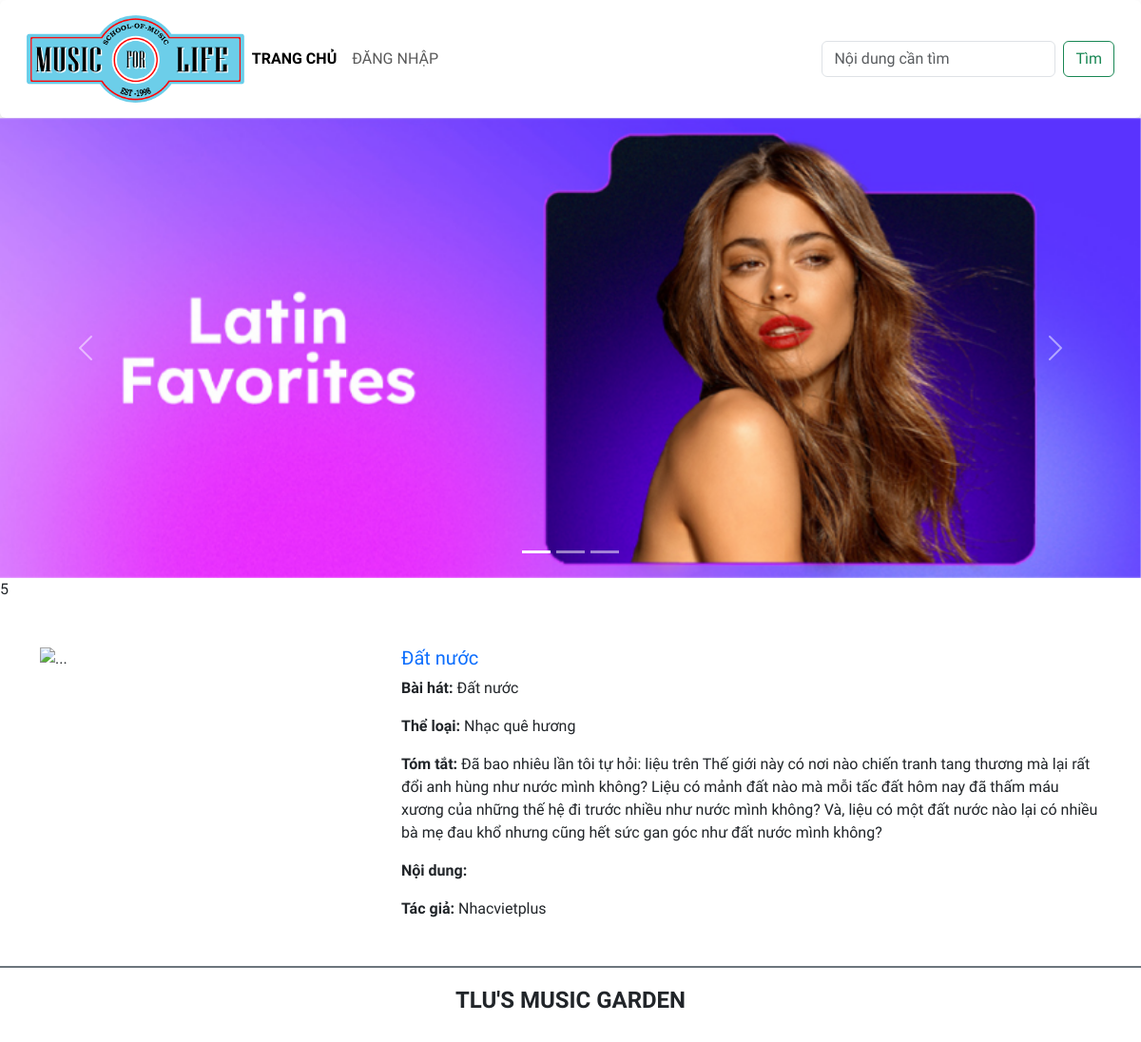
The page /detail.php?id=5 on the database its author committed.
### tables this page shows
CREATE TABLE `baiviet` (
  `ma_bviet` int UNSIGNED NOT NULL,
  `tieude` varchar(200) NOT NULL,
  `ten_bhat` varchar(100) NOT NULL,
  `ma_tloai` int UNSIGNED NOT NULL,
  `tomtat` text NOT NULL,
  `noidung` text,
  `ma_tgia` int UNSIGNED NOT NULL,
  `ngayviet` datetime NOT NULL,
  `hinhanh` varchar(200) DEFAULT NULL
);

CREATE TABLE `theloai` (
  `ma_tloai` int UNSIGNED NOT NULL,
  `ten_tloai` varchar(50) NOT NULL,
  `SLBaiViet` int DEFAULT NULL
);

CREATE TABLE `tacgia` (
  `ma_tgia` int UNSIGNED NOT NULL,
  `ten_tgia` varchar(100) NOT NULL,
  `hinh_tgia` varchar(100) DEFAULT NULL
);

### includes/Database.php (called while the page is built, shortened)
<?php
    function handleData($result){
        $res = [];
        while($row = mysqli_fetch_assoc($result)) {
            $res[] = $row;
        }
        return $res;
    }
class Database {
    public $conn = null;
    public $sname = "localhost";
    public $uname = "root";
    public $upass = "admin";
    public $dbname = "btth01_cse485";
    public $sport = 3306;
    public function getConnection(){
        try {
            $this->conn = new mysqli($this->sname, $this->uname, $this->upass, $this->dbname, $this->sport);
        } catch (Exception $e) {
            echo "Connect database fail";
        }
    }
    public function getWithCondition($table, $condition = array()) {
        $sql = "SELECT * FROM $table";
        if ($condition) {
            $sql .= " WHERE";
            foreach($condition as $key => $val){
                $sql .= " $key = '$val'  AND";
            }
            $sql = trim($sql, "AND");
            return handleData($this->conn->query($sql));
        } else {
            return handleData($this->conn->query($sql));
        }
    }
}
    $db = new Database();
?>

### hepler/Support.php (called while the page is built, shortened)
<?php
    function handleImageForFrontend ($url) {
        $url = explode("/", $url);
        array_splice($url, 0, 2);
        $url = implode("/", $url);
        return $url;
    }
?>

### detail.php (the view, shortened to what this page needs)
<!DOCTYPE html>
<html lang="en">
<head>
    <link href="https://cdn.jsdelivr.net/npm/bootstrap@5.3.0-alpha1/dist/css/bootstrap.min.css" rel="stylesheet">
    <link rel="stylesheet" href="css/style.css">
</head>
<body>
    <?php
        include 'layouts/header.php';
        include 'includes/Database.php';
        include 'hepler/Support.php';
        $id = $_GET["id"] ?? 0;
        $article_detail = $db->getWithCondition("baiviet", array("ma_bviet" => $id));
        $author = $db->getWithCondition("tacgia", array("ma_tgia" => $article_detail[0]["ma_tgia"]));
        $category_name = $db->getWithCondition("theloai", array("ma_tloai" => $article_detail[0]["ma_tloai"]));
        echo $id;
    ?>
    <main class="container mt-5">
                <div class="row mb-5">
                    <div class="col-sm-4">
                        <img src="<?php echo handleImageForFrontend($article_detail[0]["hinhanh"]) ?>" class="img-fluid" alt="...">
                    </div>
                    <div class="col-sm-8">
                        <h5 class="card-title mb-2">
                            <a href="" class="text-decoration-none"><?php echo $article_detail[0]["tieude"] ?></a>
                        </h5>
                        <p class="card-text"><span class=" fw-bold">Bài hát: </span><?php echo $article_detail[0]["ten_bhat"] ?></p>
                        <p class="card-text"><span class=" fw-bold">Thể loại: </span><?php echo $category_name[0]["ten_tloai"] ?></p>
                        <p class="card-text"><span class=" fw-bold">Tóm tắt: </span><?php echo $article_detail[0]["tomtat"] ?></p>
                        <p class="card-text"><span class=" fw-bold">Nội dung: </span><?php echo $article_detail[0]["noidung"] ?></p>
                        <p class="card-text"><span class=" fw-bold">Tác giả: </span><?php echo $author[0]["ten_tgia"] ?></p>
                    </div>
        </div>
    </main>
        <?php include 'layouts/footer.php'?>
</body>
</html>

### css/style.css (style rules this page uses)
body { font-family: 'Numans', sans-serif !important; }

### rows shown on the page
baiviet: tieude "Đất nước", ten_bhat "Đất nước", tomtat "Đã bao nhiêu lần tôi tự hỏi: liệu trên Thế giới này có nơi nào chiến tranh tang thương mà lại rất đổi anh hùng như nước mình không? Liệu có mảnh đất nào mà mỗi tấc đất hôm nay đã thấm máu xương của những thế hệ đi trước nhiều như nước mình không? Và, liệu có một đất nước nào lại có nhiều bà mẹ đau khổ nhưng cũng hết sức gan góc như đất nước mình không?"
theloai: ten_tloai "Nhạc quê hương"
tacgia: ten_tgia "Nhacvietplus"

### other values the page prints
$id "5"
